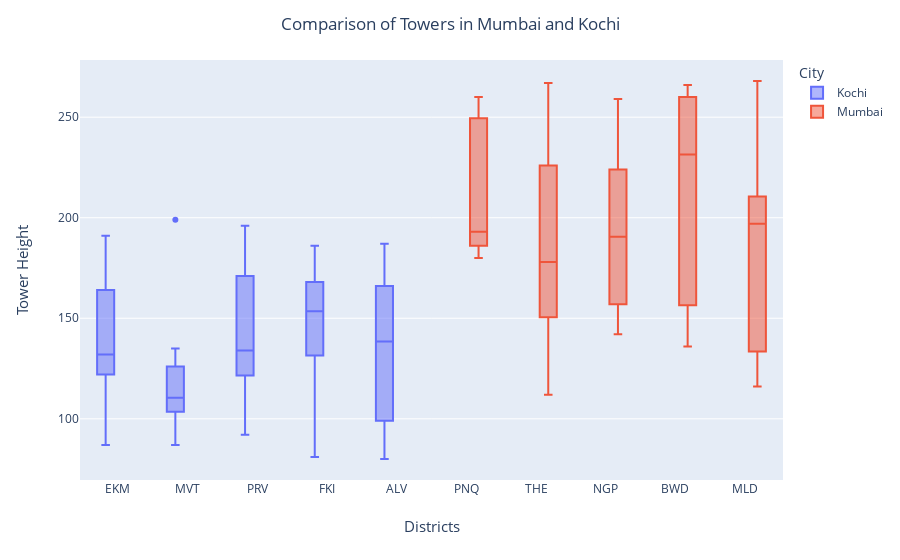

Here is the notebook cell this chart was saved with:
### Markdown cell above
### Final Plot comparing towers in both cities

### Code cell
fig = px.box(cities, color="City")

fig.update_layout(
        title_text = 'Comparison of Towers in Mumbai and Kochi',
        title_x = 0.5
)

fig.update_xaxes(
        title_text = "Districts",
        title_font = {"size":15},
        title_standoff = 25)

fig.update_yaxes(
        title_text = "Tower Height",
        title_font = {"size":15},
        title_standoff = 25)
fig.show()

### Figure 1 — Plotly figure (JSON) as saved in the notebook; plotly's stock layout.template omitted (floating-point values rounded to 4 significant figures)
{"data": [{"alignmentgroup": "True", "hovertemplate": "City=Kochi<br>variable=%{x}<br>value=%{y}<extra></extra>", "legendgroup": "Kochi", "marker": {"color": "#636efa"}, "name": "Kochi", "notched": false, "offsetgroup": "Kochi", "orientation": "v", "showlegend": true, "type": "box", "x": ["EKM", "EKM", "EKM", "EKM", "EKM", "EKM", "EKM", "EKM", "MVT", "MVT", "MVT", "MVT", "MVT", "MVT", "MVT", "MVT", "PRV", "PRV", "PRV", "PRV", "PRV", "PRV", "PRV", "PRV", "FKI", "FKI", "FKI", "FKI", "FKI", "FKI", "FKI", "FKI", "ALV", "ALV", "ALV", "ALV", "ALV", "ALV", "ALV", "ALV", "PNQ", "PNQ", "PNQ", "PNQ", "PNQ", "PNQ", "PNQ", "PNQ", "THE", "THE", "THE", "THE", "THE", "THE", "THE", "THE", "NGP", "NGP", "NGP", "NGP", "NGP", "NGP", "NGP", "NGP", "BWD", "BWD", "BWD", "BWD", "BWD", "BWD", "BWD", "BWD", "MLD", "MLD", "MLD", "MLD", "MLD", "MLD", "MLD", "MLD"], "x0": " ", "xaxis": "x", "y": [87, 169, 159, 118, 130, 191, 126, 134, 107, 87, 108, 135, 113, 199, 117, 100, 121, 122, 148, 138, 92, 194, 130, 196, 156, 179, 157, 81, 121, 142, 186, 151, 154, 83, 187, 142, 115, 178, 135, 80, null, null, null, null, null, null, null, null, null, null, null, null, null, null, null, null, null, null, null, null, null, null, null, null, null, null, null, null, null, null, null, null, null, null, null, null, null, null, null, null], "y0": " ", "yaxis": "y"}, {"alignmentgroup": "True", "hovertemplate": "City=Mumbai<br>variable=%{x}<br>value=%{y}<extra></extra>", "legendgroup": "Mumbai", "marker": {"color": "#EF553B"}, "name": "Mumbai", "notched": false, "offsetgroup": "Mumbai", "orientation": "v", "showlegend": true, "type": "box", "x": ["EKM", "EKM", "EKM", "EKM", "EKM", "EKM", "EKM", "EKM", "MVT", "MVT", "MVT", "MVT", "MVT", "MVT", "MVT", "MVT", "PRV", "PRV", "PRV", "PRV", "PRV", "PRV", "PRV", "PRV", "FKI", "FKI", "FKI", "FKI", "FKI", "FKI", "FKI", "FKI", "ALV", "ALV", "ALV", "ALV", "ALV", "ALV", "ALV", "ALV", "PNQ", "PNQ", "PNQ", "PNQ", "PNQ", "PNQ", "PNQ", "PNQ", "THE", "THE", "THE", "THE", "THE", "THE", "THE", "THE", "NGP", "NGP", "NGP", "NGP", "NGP", "NGP", "NGP", "NGP", "BWD", "BWD", "BWD", "BWD", "BWD", "BWD", "BWD", "BWD", "MLD", "MLD", "MLD", "MLD", "MLD", "MLD", "MLD", "MLD"], "x0": " ", "xaxis": "x", "y": [null, null, null, null, null, null, null, null, null, null, null, null, null, null, null, null, null, null, null, null, null, null, null, null, null, null, null, null, null, null, null, null, null, null, null, null, null, null, null, null, 187, 255, 260, 199, 244, 186, 186, 180, 112, 267, 164, 234, 192, 163, 138, 218, 142, 142, 190, 191, 222, 172, 226, 259, 263, 227, 150, 136, 163, 266, 257, 236, 195, 116, 268, 199, 140, 127, 220, 201], "y0": " ", "yaxis": "y"}], "layout": {"boxmode": "group", "legend": {"title": {"text": "City"}, "tracegroupgap": 0}, "margin": {"t": 60}, "title": {"text": "Comparison of Towers in Mumbai and Kochi", "x": 0.5}, "xaxis": {"anchor": "y", "domain": [0, 1], "title": {"font": {"size": 15}, "standoff": 25, "text": "Districts"}}, "yaxis": {"anchor": "x", "domain": [0, 1], "title": {"font": {"size": 15}, "standoff": 25, "text": "Tower Height"}}}}
